Frame 1 (no input): blank canvas, image omitted
Frame 60 (the mouse pressed at the canvas centre just before this capture): blank canvas, image omitted
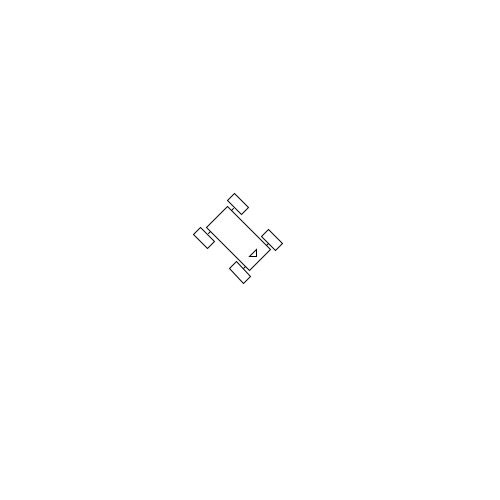
Frame 120 (the mouse held since frame 60 and released just before this capture)

The Processing sketch whose frames 1 and 60 were blank and that drew this single picture after the mouse press (run headless with seeded random() and noise(); from frame 60 on, the mouse is pressed at the canvas centre):

// Processing sketch: processing_52676
// ── processing_52676.pde

float Dir;
float Bx; //bot's x location
float By; //bot's y location

float targetX, targetY;
float easing = 0.05;

void setup() {
  size (500,500);
  smooth ();
  //noStroke();
}


void draw(){

  background(255);

targetX = mouseX;
targetY = mouseY;

float dx = targetX - Bx;

if (abs (dx) > 1) {
  Bx += dx * easing;
}

targetY = mouseY;
float dy = targetY - By;
if (abs(dy) > 1) {
  By += dy * easing;
}

bot(Bx,By);

//botBody(50,50,PI);

//botFwheels(

//botRwheels(

}

void bot(float x,float y){
  pushMatrix();
  translate(x, y);
  float a = atan2(mouseY-y,mouseX-x);
  rotate(a);
  //rectMode(CENTER);
  botBody(0,0);
  popMatrix();

}


void botBody (float x,float y){

pushMatrix();
translate(x,y);
//pushMatrix();
rotate(-PI/2);
rectMode(CENTER);
rect(0,0,30,60);
beginShape(LINES); //wheel axles
  vertex(-18,25);
  vertex(-15,25);
  vertex(15,25);
  vertex(18,25);
  vertex(-18,-25);
  vertex(-15,-25);
  vertex(15,-25);
  vertex(18,-25);
 endShape();
 
 
beginShape(TRIANGLES); //DIRECTION MARKER
 vertex(0,25);
  vertex(-5,20);
  vertex(5,20);
endShape();

botFwheel(-18,25,-1);
botFwheel(18,25,1);
botRwheels(0,-25,1);  
popMatrix();
//popMatrix();

}


void botFwheel(float x,float y,float RL){
  pushMatrix();
  translate(x, y);
  //TODO - notworking yet
  //rotate wheels to get them to point in the direction you want
  //float a = atan2(mouseY-y, mouseX-x);
  //rotate(a);
  rectMode(CENTER);
  rect(5*RL,0, 10*RL, 20);
  popMatrix();
}

void botRwheels(float x, float y, float Dir){
  pushMatrix();
  translate(x,y);
  rectMode(CENTER);
  rect(-24,0,10,20);
  rect(24,0,10,20);
  popMatrix();
  
}
